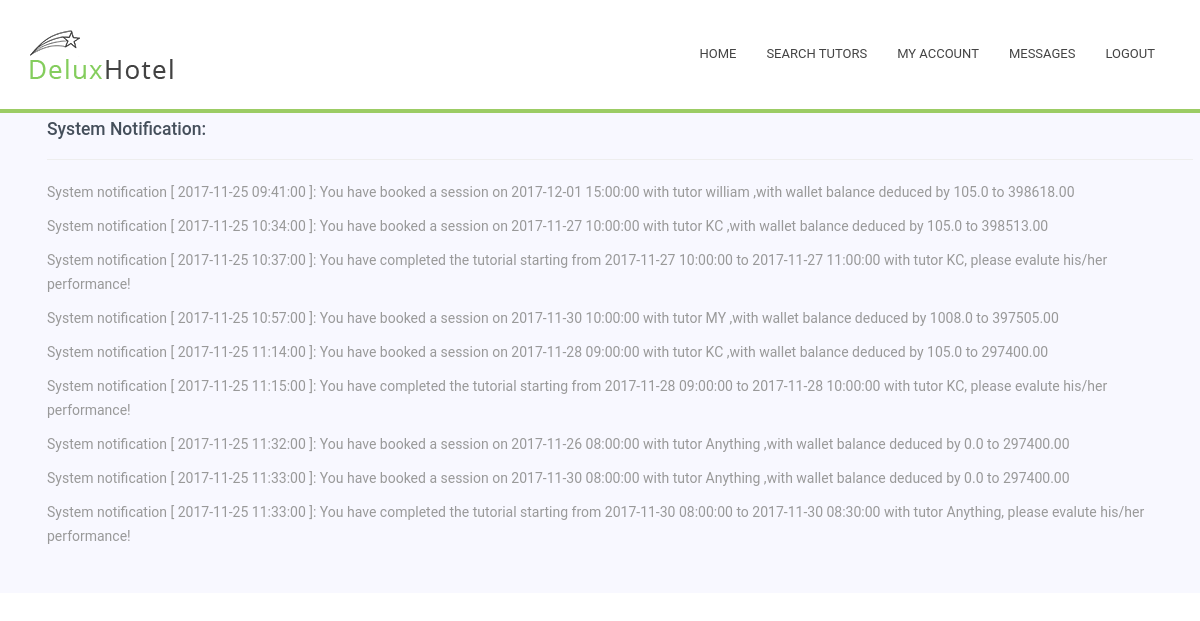
Page /Tutorial/4/message/ (signed in) on the committed database.
### Tutorial/models.py (models this page shows, shortened)
class Notification(models.Model):
    content = models.CharField(max_length=500)
    myuser = models.ForeignKey(MyUser, on_delete=models.CASCADE,null=True)

### Tutorial/views.py (the view)
# urls.py: url(r'^(?P<myuser_id>[0-9]+)/message/$', views.message, name='message'),
def message(request, myuser_id):
    if not request.user.is_authenticated() or request.user.is_anonymous(): #visitor or client
        return render(request, 'home.html')
    if not MyUser.objects.filter(user=request.user):
        HttpResponseRedirect('/Tutorial/admin/')
    myuser = MyUser.objects.get(user=request.user) #myuser = get_object_or_404(MyUser, pk=myuser_id)
    messages = Notification.objects.filter(myuser=myuser)
    return render(request, 'message/message.html', {'user': myuser, 'messages': messages})

### Tutorial/templates/message/message.html (shortened to what this page needs)
{% extends "myaccount/myaccount.html" %}
{% block content%}
		<div id="Message" style="background-color : #F8F8FF; padding : 7px; height : 60%;">
			<ul style="  color : #454f5b; text-decoration: none;">
				<h3>System Notification: {{user.name}}</h3>
				<hr>
                {%for msg in messages%}
					<p>{{msg.content}}</p>
				{%endfor%}
			</ul>
		</div>
{% endblock %}

### rows in the picture
Notification: content "System notification [ 2017-11-25 09:41:00 ]: You have booked a session on 2017-12-01 15:00:00 with tutor william ,with wallet balance deduced by 105.0 to 398618.00"
Notification: content "System notification [ 2017-11-25 10:34:00 ]: You have booked a session on 2017-11-27 10:00:00 with tutor KC ,with wallet balance deduced by 105.0 to 398513.00"
Notification: content "System notification [ 2017-11-25 10:37:00 ]: You have completed the tutorial starting from 2017-11-27 10:00:00 to 2017-11-27 11:00:00 with tutor KC, please evalute his/her performance!"
Notification: content "System notification [ 2017-11-25 10:57:00 ]: You have booked a session on 2017-11-30 10:00:00 with tutor MY ,with wallet balance deduced by 1008.0 to 397505.00"
Notification: content "System notification [ 2017-11-25 11:14:00 ]: You have booked a session on 2017-11-28 09:00:00 with tutor KC ,with wallet balance deduced by 105.0 to 297400.00"
Notification: content "System notification [ 2017-11-25 11:15:00 ]: You have completed the tutorial starting from 2017-11-28 09:00:00 to 2017-11-28 10:00:00 with tutor KC, please evalute his/her performance!"
Notification: content "System notification [ 2017-11-25 11:32:00 ]: You have booked a session on 2017-11-26 08:00:00 with tutor Anything ,with wallet balance deduced by 0.0 to 297400.00"
Notification: content "System notification [ 2017-11-25 11:33:00 ]: You have booked a session on 2017-11-30 08:00:00 with tutor Anything ,with wallet balance deduced by 0.0 to 297400.00"
Notification: content "System notification [ 2017-11-25 11:33:00 ]: You have completed the tutorial starting from 2017-11-30 08:00:00 to 2017-11-30 08:30:00 with tutor Anything, please evalute his/her performance!"
